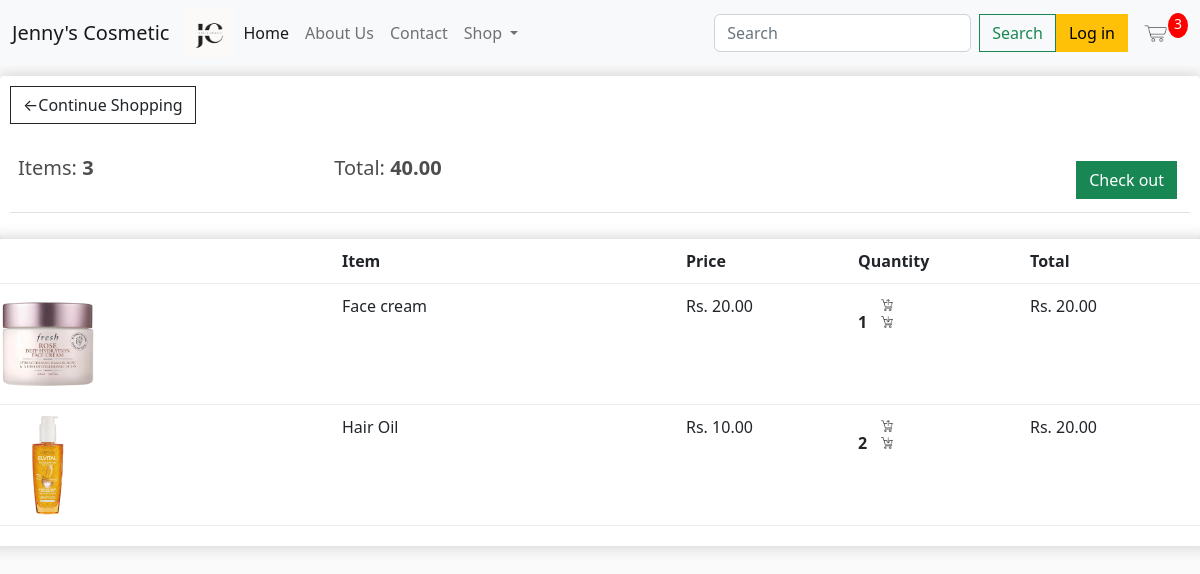
The app's page /cart/ (signed in) with its own data.
### blog/models.py (models this page shows, shortened)
class Order(models.Model):
    customer = models.ForeignKey(Customer, on_delete=models.SET_NULL, null=True, blank=True )
    date_orderd = models.DateTimeField(auto_now_add=True)
    complete = models.BooleanField(default=False, null=True, blank=False )
    transaction_id = models.CharField(max_length=200, null=True)
    @property
    def get_cart_total(self):
        orderitems = self.orderitem_set.all()
        total = sum([item.get_total for item in orderitems])
        return total
    @property
    def get_cart_items(self):
        orderitems = self.orderitem_set.all()
        total = sum([item.quantity for item in orderitems])
        return total

class OrderItem(models.Model):
    product = models.ForeignKey(Product, on_delete=models.SET_NULL, null=True, blank=True )
    order = models.ForeignKey(Order, on_delete=models.SET_NULL, null=True, blank=True )
    quantity = models.IntegerField(default=0, null = True, blank=True)
    date_added = models.DateTimeField(auto_now_add=True)
    @property
    def get_total(self):
        total = self.product.price * self.quantity
        return total

class Product(models.Model):
    name = models.CharField(max_length=250, null=True)
    price = models.FloatField()
    digital = models.BooleanField(default=False, null=True, blank=False)
    image= models.ImageField(null=True, blank=True)
    @property
    def imageURL(self):
        try:
            url = self.image.url
        except:
            url = ''
        return url

### blog/views.py (the view)
# urls.py: path("cart/", views.cart, name='cart'),
def cart(request):
    if request.user.is_authenticated:
        customer = request.user.customer
        order, created = Order.objects.get_or_create(customer=customer, complete=False)
        items = order.orderitem_set.all()
    else:
        items = []
        order = {'get_cart_total':0 , 'get_cart_items':0}
    context = {'items':items, 'order':order}
    return render (request, 'blog/cart.html', context )

### blog/templates/blog/cart.html
{%extends 'main.html' %}
{% load static %}
{% block content %}
    <div class=" row">
        <div class=" col-lg-12">
            <div class=" box-element " >
                <a class=" btn btn-outline-dark " href="{% url 'home' %}"> &#8592;Continue Shopping</a>
                <br><br>
                <table class=" table">
                    <tr>
                        <th><h5>Items: <strong>{{order.get_cart_items}}</strong></h5></th>
                        <th><h5>Total: <strong>{{ order.get_cart_total|floatformat:2 }}</strong></h5></th>
                        <th>
                            <a style="float:right;margin: 5px" class=" btn btn-success" href="{% url 'checkout' %}"> Check out</a>
                        </th>
                    </tr>
                </table>
            </div>
            </div>
           <br>
           <div class=" box-element ">
            <div class=" cart-row ">
                <div style="flex:2"> </div>
                <div style="flex:2"> <strong>Item</strong> </div>
                <div style="flex:1"> <strong>Price</strong></div>
                <div style="flex:1"> <strong>Quantity</strong></div>
                <div style="flex:1"> <strong>Total</strong></div>
            </div>
            {% for item in items %}
            <div class=" cart-row">
                <div style="flex:2"> <img class="row-image" src="{{ item.product.imageURL }}" alt="image not found "></div>
                <div style="flex:2"> {{item.product.name}}</div>
                <div style="flex:1"> Rs. {{item.product.price|floatformat:2}}</div>
                <div style="flex:1"><p class="quantity">{{item.quantity}}</p>
                <div class="quantity">
                    <img class=" chg-quantity"src="{% static 'blog/image/arrow-up.png' %}" alt="">
                    <img class=" chg-quantity"src="{% static 'blog/image/arrow-down.png' %}" alt="">
                </div>
                </div>
                <div style="flex:1"> Rs. {{item.get_total|floatformat:2 }}</div>
            </div>
            {% endfor %}
        </div>
    </div>
{% endblock content %}

### templates/navbar.html (shortened to what this page needs)
{% load static %}
<nav class="navbar navbar-expand-lg bg-light">
  <div class="container-fluid">
    <a class="navbar-brand" href="{% url 'home' %}">Jenny's Cosmetic</a>
    <img src="{% static 'blog/image/j.png' %}" alt="No image found" width="50" height="50">
    <div class="collapse navbar-collapse" id="navbarSupportedContent">
      <ul class="navbar-nav me-auto mb-2 mb-lg-0">
        <li class="nav-item">
          <a class="nav-link active" aria-current="page" href="{% url 'home' %} ">Home</a>
        </li>
        <li class="nav-item">
          <a class="nav-link" href="{% url 'about' %}">About Us</a>
        </li>
        <li class="nav-item">
          <a class="nav-link" href="{% url 'contact' %}">Contact</a>
        </li>
        <li class="nav-item dropdown">
          <a class="nav-link dropdown-toggle" href="#" id="navbarDropdown" role="button" data-bs-toggle="dropdown" aria-expanded="false">
            Shop
          </a>
        </li>
      </ul>
      <form class="d-flex" role="search">
        <input class="form-control me-2" type="search" placeholder="Search" aria-label="Search">
        <button class="btn btn-outline-success" type="submit">Search</button>
      </form>
      <div class="form-inline my-2 my-lg-0">
        <a href="##" class="btn btn-warning">Log in</a>
      </div>
      <a href="{% url 'cart' %}">
        <img  id="cart-icon" src="{% static 'blog/image/cart.png' %}" alt=" image not found">
      </a>
      <p id="cart-total">{{order.get_cart_items}}</p>
    </div>
  </div>
</nav>

### blog/static/blog/css/main.css (style rules this page uses)
body { background-color: hsl(0, 0%, 98%); }
h1,h2,h3,h4,h5,h6 { color:hsl(0, 0%, 30%); }
.box-element { box-shadow:hsl(0, 0%, 80%) 0 0 16px; background-color: #fff; border-radius: 4px; padding: 10px; }
#cart-icon { width:25px; display: inline-block; margin-left: 15px; }
#cart-total { display: block; text-align: center; color:#fff; background-color: red; width: 20px; height: 25px; border-radius: 50%; font-size: 14px; }
.col-lg-4, .col-lg-6, .col-lg-8, .col-lg-12 { margin-top: 10px; }
.btn { border-radius: 0; }
.row-image { width: 100px; }
.cart-row { display: flex; align-items: flex-stretch; padding-bottom: 10px; margin-bottom: 10px; border-bottom: 1px solid #ececec; }
.quantity { display: inline-block; font-weight: 700; padding-right:10px; }
.chg-quantity { width: 12px; cursor: pointer; display: block; margin-top: 5px; transition:.1s; }

### records on screen
Order: get_cart_items "3", get_cart_total "40.00"
OrderItem: product.imageURL (picture), product.name "Face cream", product.price "20.00", quantity "1", get_total "20.00"
OrderItem: product.imageURL (picture), product.name "Hair Oil", product.price "10.00", quantity "2", get_total "20.00"
